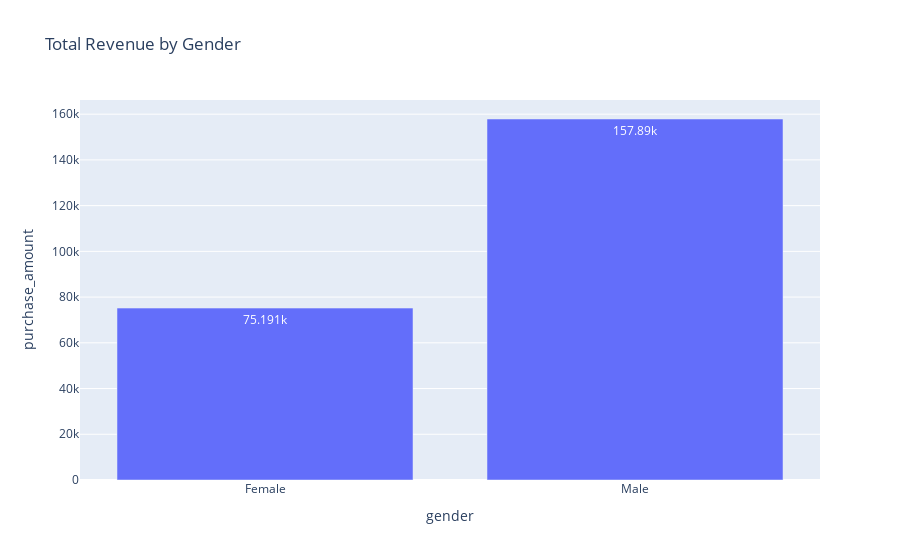

Write notebook code for a chart like this one.
### Markdown cell above
1. Revenue Contribution by Gender
Business Question: Which gender contributes more revenue

### Code cell
gender_revenue = df.groupby("gender", as_index=False)["purchase_amount"].sum()

fig = px.bar(
    gender_revenue,
    x="gender",
    y="purchase_amount",
    title="Total Revenue by Gender",
    text_auto=True
)
fig.show()

### Figure 1 — Plotly figure (JSON) as saved in the notebook; plotly's stock layout.template omitted (floating-point values rounded to 4 significant figures)
{"data": [{"hovertemplate": "gender=%{x}<br>purchase_amount=%{y}<extra></extra>", "legendgroup": "", "marker": {"color": "#636efa", "pattern": {"shape": ""}}, "name": "", "orientation": "v", "showlegend": false, "textposition": "auto", "texttemplate": "%{y}", "type": "bar", "x": ["Female", "Male"], "xaxis": "x", "y": [75191, 157890], "yaxis": "y"}], "layout": {"barmode": "relative", "legend": {"tracegroupgap": 0}, "title": {"text": "Total Revenue by Gender"}, "xaxis": {"anchor": "y", "domain": [0, 1], "title": {"text": "gender"}}, "yaxis": {"anchor": "x", "domain": [0, 1], "title": {"text": "purchase_amount"}}}}
